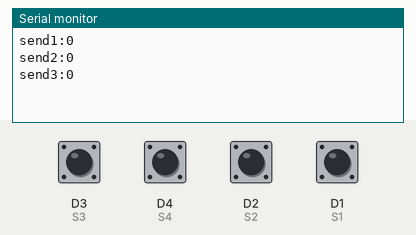
Recording of a sketch running on a simulated ESP8266 (NodeMCU). Parts: the last lines printed to the serial monitor. The inputs (shaded band) are chosen by the test bench; at power-on: D1 (S1), D2 (S2), D3 (S3), D4 (S4) HIGH. WiFi joins after 1.5 s; servers stay silent unless stated.

Above: at 3.0 s.
3.1 s: D1 (S1) pulled LOW for 1 s
At 4.2 s:
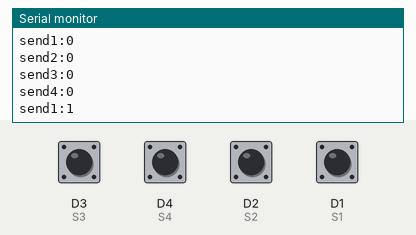
5.6 s: D2 (S2) pulled LOW for 1 s
At 6.2 s:
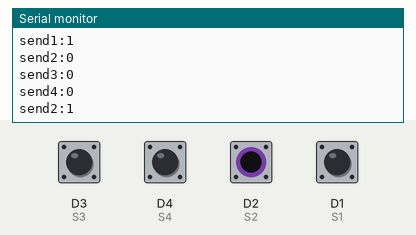
8.1 s: D3 (S3) pulled LOW for 0.15 s
At 9.3 s:
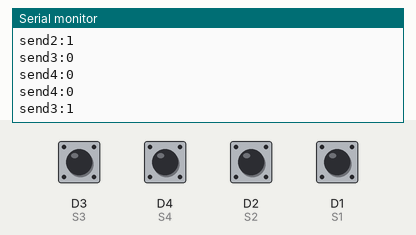
9.7 s: D4 (S4) pulled LOW for 0.15 s
At 10.9 s:
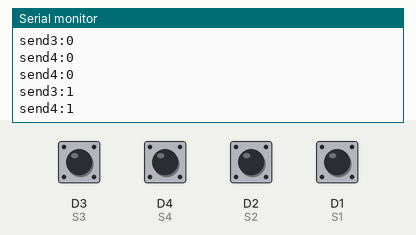
Timing chart, 0 to 12.3 s (numbered marks = the images above; inputs shaded):
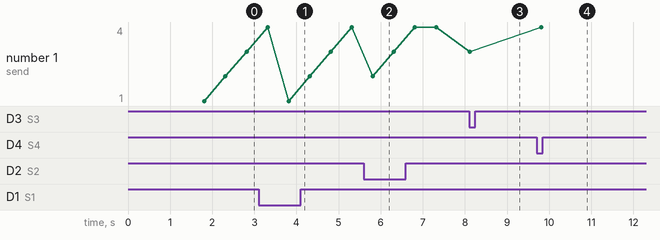

The sketch:

Program_Smart_Parking_dengan_NodeMCU_V3.ino
```cpp
/***************************************
 * Project Smart Parking
 * Board  : NodeMCU ESP8266 V3
 * Input  : Infrared Sensor (4)
 * Output : Notifikasi Blynk
 * 99 Proyek IoT
 * www.ardutech.com
 ****************************************/

#define BLYNK_PRINT Serial
#include <ESP8266WiFi.h>
#include <BlynkSimpleEsp8266.h>

#define S1 D1
#define S2 D2
#define S3 D3
#define S4 D4
//---GANTI SESUAI DENGAN TOKEN BLYNK ANDA
char auth[] = "-htbXm6E3Lizwp915_No7P516Ywa7nrj";
//---GANTI SESUAI DENGAN JARINGAN WIFI
//---HOTSPOT ANDA
char ssid[] = "ArdutechWiFi";  // Nama Hotspot/WiFi
char pass[] = "12345678";      //  Password

WidgetLED slot1(V1);
WidgetLED slot2(V2);
WidgetLED slot3(V3);
WidgetLED slot4(V4);

byte send1=0;
byte send2=0;
byte send3=0;
byte send4=0;
//============================
void setup() {
  pinMode(S1, INPUT_PULLUP);
  pinMode(S2, INPUT_PULLUP);
  pinMode(S3, INPUT_PULLUP);
  pinMode(S4, INPUT_PULLUP);
  Serial.begin(115200);
  Serial.println();
  Serial.println();
  delay(10);
  Blynk.begin(auth, ssid, pass);
  slot1.off();
  slot2.off();
  slot3.off();
  slot4.off();
}
//==================================
void loop() {
  Blynk.run();
  //---------------------------
  if(digitalRead(S1) == LOW) {
    sendBlynk();
    send1=0;
  }
  else{
    sendBlynk();
    send1=1;
  }

  //---------------------------
  if(digitalRead(S2) == LOW) {
    sendBlynk();
    send2=0;
  }
  else{
    sendBlynk();
    send2=1;
  }
  //---------------------------
  if(digitalRead(S3) == LOW) {
    sendBlynk();
    send3=0;
  }
  else{
    sendBlynk();
    send3=1;
  }
  //---------------------------
  if(digitalRead(S4) == LOW) {
    sendBlynk();
    send4=0;
  }
  else{
    sendBlynk();
    send4=1;
  }
  delay(300);
}

void sendBlynk(){
  if(send1!=digitalRead(S1)){
    if (send1)slot1.on();
    else slot1.off();
    Serial.print("send1:");
    Serial.println(send1);
    delay(500);
  }
  if(send2!=digitalRead(S2)){
    if (send2)slot2.on();
    else slot2.off();
    Serial.print("send2:");
    Serial.println(send2);
    delay(500);
  }
  if(send3!=digitalRead(S3)){
    if (send3)slot3.on();
    else slot3.off();
    Serial.print("send3:");
    Serial.println(send3);
    delay(500);
  }
  if(send4!=digitalRead(S4)){
    if (send4)slot4.on();
    else slot4.off();
    Serial.print("send4:");
    Serial.println(send4);
    delay(500);
  }
}
```

Measured:
- after the input at 3.1 s, the serial monitor: prints a new line after 0.71 s (image 1)
- after the input at 5.6 s, the serial monitor: prints a new line after 0.21 s (image 2)
- after the input at 8.1 s, the serial monitor: prints a new line at once (image 3)
- after the input at 9.7 s, the serial monitor: prints a new line after 0.12 s (image 4)
